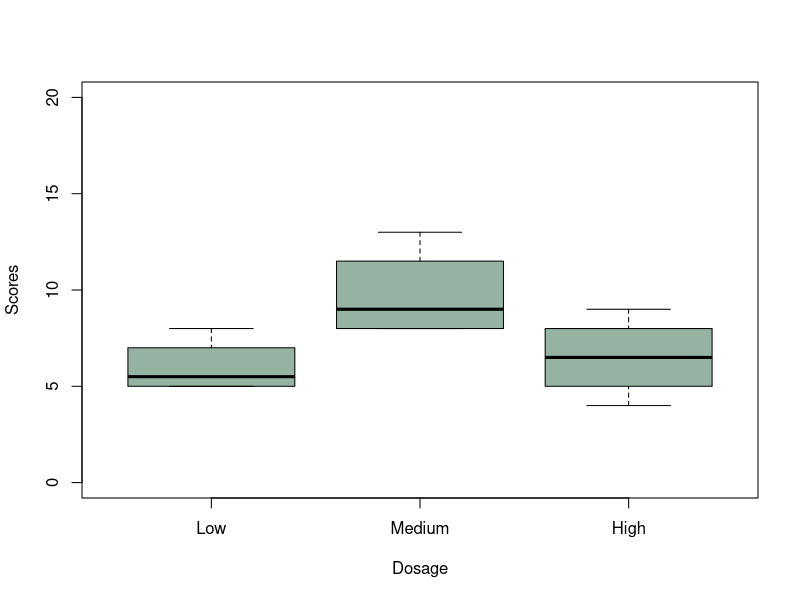
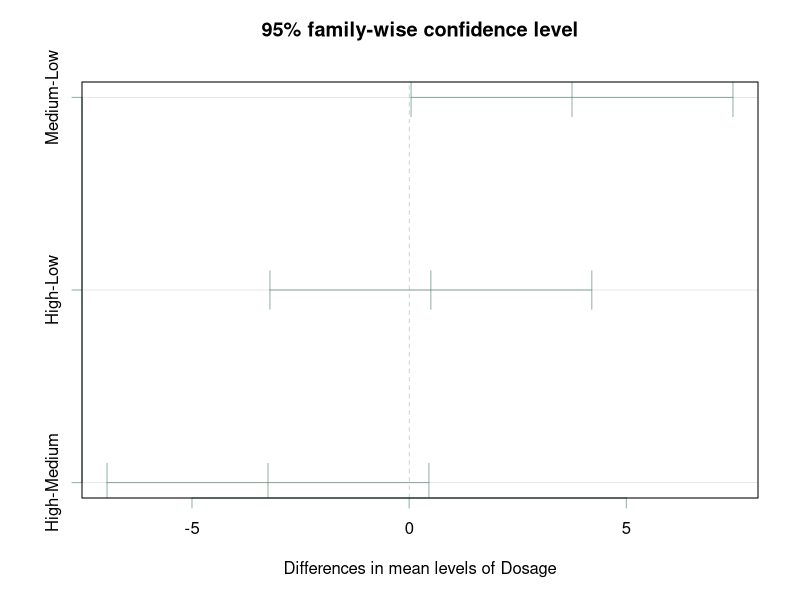
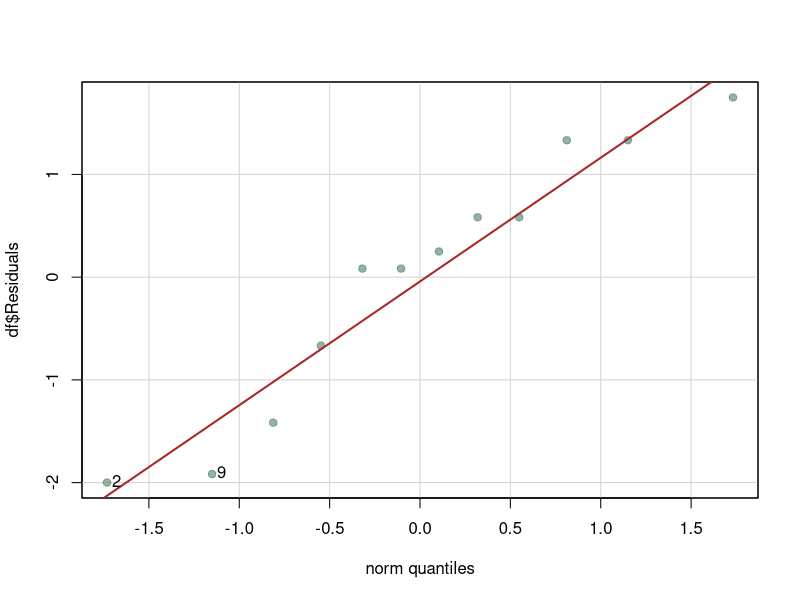
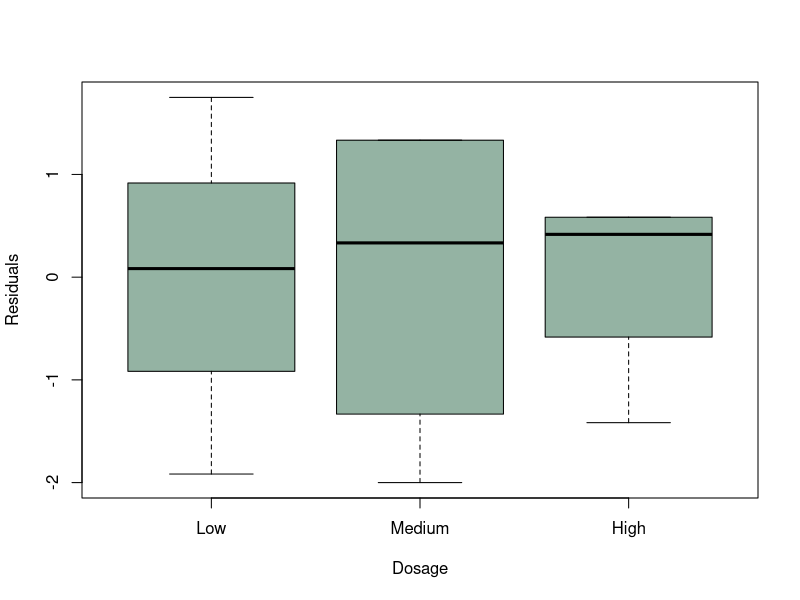
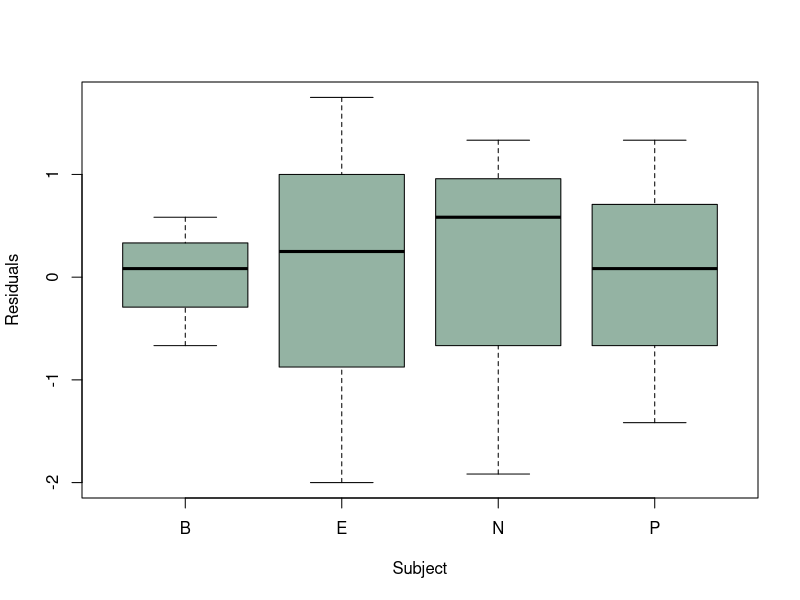
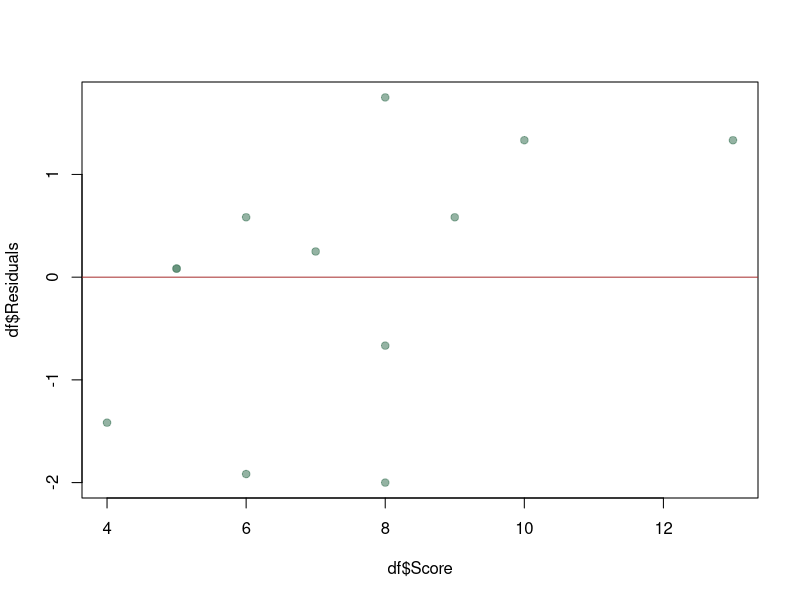
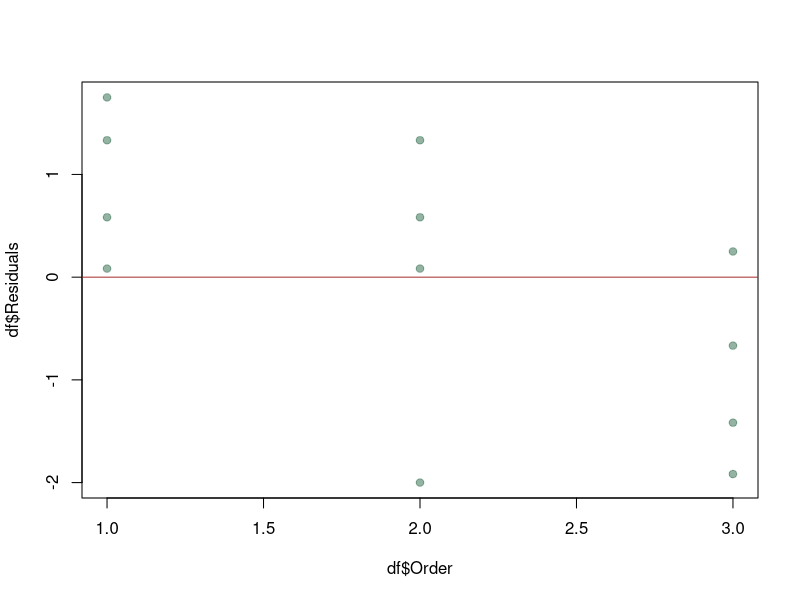

These charts were generated, in order, by the following R code:
## ---- chunk 1
knitr::opts_chunk$set(echo = TRUE)
## ---- chunk 2
df = read.csv('pong.csv')
df$Dosage <- factor(df$Dosage, levels=c("Low", "Medium", "High"))

library(purrr)
library(reshape2)
transposed_data = dcast(df[c("Subject", "Dosage", "Score")], Subject~Dosage, value.var="Score")
rownames(transposed_data) = map(transposed_data[, 1], function(initial) paste("Subject ", initial))
colnames(transposed_data) = map(colnames(transposed_data), function(level) paste(level, " Dose"))
transposed_data[, 1] = NULL
library(knitr)
kable(transposed_data, caption="Beer Pong Scores")
## ---- chunk 3
dot_colors = rgb(0.3,0.5,0.4,0.6)
boxplot(df$Score ~ df$Dosage, col=dot_colors, ylab="Scores", xlab="Dosage", ylim=c(0, 20))
## ---- chunk 4
model = aov(Score ~ Dosage + Subject, data=df)
print(summary(model))
## ---- chunk 5
library(multcompView)
tukey_comparisons = TukeyHSD(x=model, 'Dosage', conf.level=0.95)
plot(tukey_comparisons, col=dot_colors)
## ---- chunk 6
df$Residuals = model$residuals
library(car)
qqPlot(df$Residuals, col=dot_colors, col.lines="brown", pch=19, envelope=FALSE)
print(shapiro.test(df$Residuals))
## ---- chunk 7
boxplot(Residuals~Dosage, data=df, col=dot_colors)
print(leveneTest(Score~Dosage, data=df))
boxplot(Residuals~Subject, data=df, col=dot_colors)
print(leveneTest(Score~Subject, data=df))
## ---- chunk 8
plot(df$Score, df$Residuals, col=dot_colors, pch=19)
abline(h=0,col="brown")
## ---- chunk 9
plot(df$Order, df$Residuals, col=dot_colors, pch=19)
abline(h=0,col="brown")
